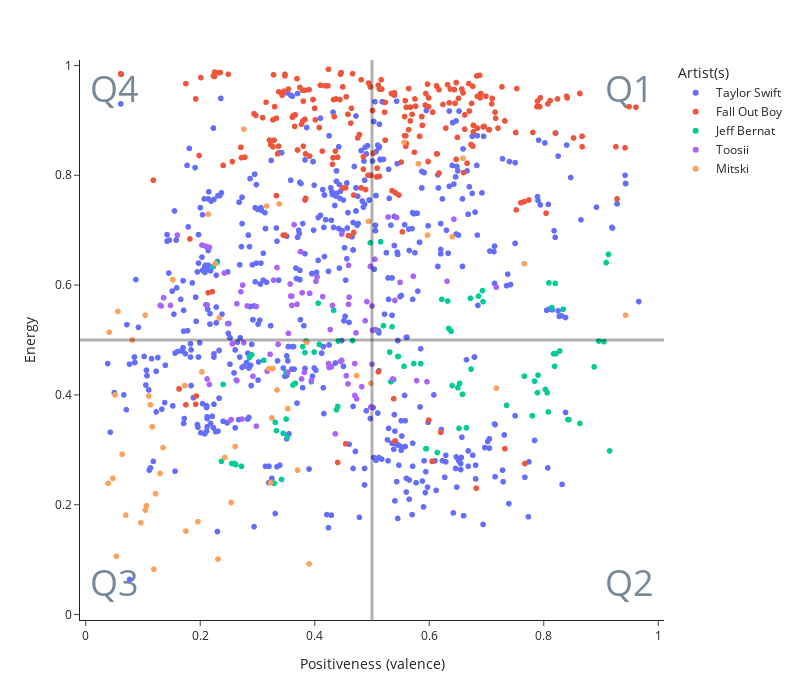

Source (notebook cell):
### Code cell
random=0
all=0
particular=1


#Random artist comparison
if random==1:
    all=0
    particular=0
    random1=allnames.sample()
    random2=allnames.sample()
    artist_names=[random1.iloc[0],random2.iloc[0]]

#All artists
if all==1:
    random=0
    particular=0
    artist_names=['Bruno Mars','Daniel Caesar','Billie Eilish','Nicki Minaj','Ariana Grande','Taylor Swift',
                  'Lorde','Queen','Tyler, The Creator','Fall Out Boy','NF','GOT7','Melanie Martinez','Harry Styles',
                  'Rihanna','Rod Wave','Kendrick Lamar','Rex Orange County','Jeff Bernat','Mac Ayres','Toosii',
                  'Lil Tjay','Polo G','Central Cee','Digga D','BTS','Mitski','The Strokes']

#Enter artist names here, spelling counts.
if particular==1:
    all=0
    random=0
    #artist_names=[]
    artist_names=['Toosii','Fall Out Boy', 'Mitski','Jeff Bernat','Taylor Swift']

#This section plots the data in plotly, from the pandas dataframe "dataset".
datafilter=dataset.loc[dataset['artist_name'].isin(artist_names)]
fig = px.scatter(datafilter,x="valence", y="energy",hover_data=['track_name'],color="artist_name", 
                 labels={"track_name":"Song Title","valence":"Positiveness (valence)",
                         "energy":"Energy","artist_name":"Artist(s)"},
                width=800,height=700)
#Set axes and labels for axes
fig.update_yaxes(range=[-0.01, 1.01])
fig.update_xaxes(range=[-0.01, 1.01])
fig.update_xaxes(title_text='Positiveness (valence)')
fig.update_yaxes(title_text='Energy')
#Add quadrant dividing lines
fig.add_hline(y=0.5, line_width=3)
fig.add_vline(x=0.5, line_width=3)
#Label the quadrants
fig.add_trace(go.Scatter(
    x=[0.05, 0.05, 0.95, 0.95],
    y=[0.05, 0.95, 0.05, 0.95],
    mode="text",
    name="Text",
    text=["Q3", "Q4", "Q2","Q1"],
    textfont=dict(size=36,color="lightslategrey"),
    textposition="middle center",showlegend=False
))
fig.update_layout(template="simple_white")

#Save plot as html file and open in browser.
if all==1:
    fig.write_html('all'+'.html', auto_open=True)
if random==1:
    fig.write_html(''.join(artist_names)+'.html', auto_open=True)
if particular==1:
    fig.write_html(''.join(artist_names)+'.html', auto_open=True)
#Show plot below in python.
fig.show()

### Figure 1 — Plotly figure (JSON) as saved in the notebook; plotly's stock layout.template omitted (floating-point values rounded to 4 significant figures; data arrays with more than 128 entries replaced by an {"elided": "..."} marker saying what was removed)
{"data": [{"customdata": {"elided": "649x1 str values"}, "hovertemplate": "Artist(s)=Taylor Swift<br>Positiveness (valence)=%{x}<br>Energy=%{y}<br>Song Title=%{customdata[0]}<extra></extra>", "legendgroup": "Taylor Swift", "marker": {"color": "#636efa", "symbol": "circle"}, "mode": "markers", "name": "Taylor Swift", "showlegend": true, "type": "scattergl", "x": {"elided": "649 float values"}, "xaxis": "x", "y": {"elided": "649 float values"}, "yaxis": "y"}, {"customdata": {"elided": "319x1 str values"}, "hovertemplate": "Artist(s)=Fall Out Boy<br>Positiveness (valence)=%{x}<br>Energy=%{y}<br>Song Title=%{customdata[0]}<extra></extra>", "legendgroup": "Fall Out Boy", "marker": {"color": "#EF553B", "symbol": "circle"}, "mode": "markers", "name": "Fall Out Boy", "showlegend": true, "type": "scattergl", "x": {"elided": "319 float values"}, "xaxis": "x", "y": {"elided": "319 float values"}, "yaxis": "y"}, {"customdata": [["Situations"], ["In The Mood"], ["West Coast Getaway"], ["Slow Jam Hour - Interlude"], ["Come Thru"], ["Birthday Suit"], ["Once Upon A Time"], ["You Could Be - Interlude"], ["Hypnotized"], ["Reassurance"], ["Other Half"], ["Miles In Between"], ["Situations"], ["In the Mood"], ["West Coast Getaway (Feat. The Cool Kids)"], ["Slow Jam Hour (Interlude)"], ["Come Thru (Feat. Asher Roth)"], ["Birthday Suit"], ["Once Upon a Time"], ["You Could Be (Interlude)"], ["Hypnotized (Feat. Blu)"], ["Reassurance"], ["Other Half"], ["Miles In Between (Feat. Joyce Wrice)"], ["Situations"], ["In the Mood"], ["West Coast Getaway (feat. the Cool Kids)"], ["Slow Jam Hour (Interlude)"], ["Come Thru (feat. Asher Roth)"], ["Birthday Suit"], ["Once Upon a Time"], ["You Could Be (Interlude)"], ["Hypnotized (feat. Blu)"], ["Reassurance"], ["Other Half"], ["Miles in Between (feat. Joyce Wrice)"], ["For You (Intro)"], ["This And That"], ["What` Cha Need"], ["Lapdance"], ["No Time For Sleep (Interlude)"], ["Love Affair"], ["Back Seat"], ["If I Could"], ["Queen"], ["Think Of The Time"], ["I Remember When"], ["Intro"], ["First Class"], ["Workflow (feat. Dumbfoundead)"], ["Higher"], ["Heaven Sent"], ["Pillow Talk"], ["Boogie Down"], ["Lavish"], ["Mind vs Heart"], ["Dream Team"], ["Plenty of Reasons"], ["Various Places"], ["Intro"], ["First Class"], ["Workflow (Feat. Dumbfoundead)"], ["Higher"], ["Heaven Sent"], ["Pillow Talk"], ["Boogie Down"], ["Lavish"], ["Mind VS Heart"], ["Dream Team"], ["Plenty Of Reasons"], ["Various Places"], ["Bonjour (Intro)"], ["Cool Girls"], ["Just Vibe"], ["Doesn`t Matter"], ["My Dear"], ["Ms. Seductive"], ["Girl At The Coffee Shop"], ["If You Wonder"], ["Call You Mine (Feat. Geologic Of The Blue Scholars)"], ["Groovin`"], ["Moonlight Chemistry"], ["With Love (Feat. Mosaek)"], ["Bonjour (Intro)"], ["Cool Girls"], ["Just Vibe"], ["Doesn't Matter"], ["My Dear"], ["Ms. Seductive"], ["Girl At The Coffee Shop"], ["If You Wonder"], ["Call You Mine (feat. Geologic Of The Blue Scholars)"], ["Groovin'"], ["Moonlight Chemistry"], ["With Love (feat. Mosaek)"]], "hovertemplate": "Artist(s)=Jeff Bernat<br>Positiveness (valence)=%{x}<br>Energy=%{y}<br>Song Title=%{customdata[0]}<extra></extra>", "legendgroup": "Jeff Bernat", "marker": {"color": "#00cc96", "symbol": "circle"}, "mode": "markers", "name": "Jeff Bernat", "showlegend": true, "type": "scattergl", "x": [0.379, 0.408, 0.834, 0.653, 0.342, 0.808, 0.614, 0.828, 0.863, 0.573, 0.394, 0.272, 0.383, 0.385, 0.814, 0.658, 0.329, 0.78, 0.595, 0.817, 0.842, 0.546, 0.362, 0.26, 0.399, 0.385, 0.814, 0.658, 0.329, 0.78, 0.594, 0.821, 0.844, 0.545, 0.366, 0.255, 0.406, 0.915, 0.535, 0.24, 0.345, 0.35, 0.433, 0.531, 0.735, 0.311, 0.673, 0.29, 0.693, 0.79, 0.441, 0.237, 0.686, 0.65, 0.789, 0.533, 0.44, 0.913, 0.665, 0.286, 0.694, 0.766, 0.466, 0.262, 0.672, 0.64, 0.784, 0.538, 0.438, 0.909, 0.652, 0.819, 0.82, 0.806, 0.507, 0.352, 0.35, 0.497, 0.638, 0.622, 0.905, 0.229, 0.585, 0.888, 0.809, 0.803, 0.52, 0.333, 0.331, 0.515, 0.634, 0.632, 0.896, 0.223, 0.556], "xaxis": "x", "y": [0.488, 0.492, 0.556, 0.421, 0.246, 0.369, 0.295, 0.48, 0.348, 0.457, 0.424, 0.27, 0.477, 0.498, 0.559, 0.401, 0.239, 0.362, 0.302, 0.475, 0.355, 0.47, 0.418, 0.275, 0.478, 0.498, 0.559, 0.401, 0.239, 0.362, 0.302, 0.475, 0.355, 0.47, 0.421, 0.275, 0.567, 0.298, 0.524, 0.419, 0.33, 0.441, 0.554, 0.478, 0.381, 0.463, 0.447, 0.473, 0.59, 0.436, 0.498, 0.279, 0.58, 0.413, 0.404, 0.424, 0.379, 0.656, 0.34, 0.468, 0.57, 0.434, 0.499, 0.273, 0.576, 0.417, 0.425, 0.428, 0.373, 0.641, 0.339, 0.452, 0.603, 0.404, 0.518, 0.323, 0.356, 0.677, 0.516, 0.574, 0.497, 0.641, 0.457, 0.451, 0.604, 0.41, 0.526, 0.335, 0.35, 0.679, 0.521, 0.571, 0.498, 0.634, 0.452], "yaxis": "y"}, {"customdata": [["Sinners Prayer"], ["Walking Again"], ["Floating"], ["Right Now"], ["Euphoria"], ["Sapiosexual"], ["Friend Zone"], ["Blitz"], ["Nightmares (feat. Lil Durk)"], ["Psalm 51"], ["Don’t Tell"], ["Calls"], ["Poetic Pain"], ["Love Cycle (with Summer Walker)"], ["No Lies"], ["Telly Telly"], ["Witchcraft"], ["Sinners Prayer"], ["Walking Again"], ["Floating"], ["Right Now"], ["Euphoria"], ["Sapiosexual"], ["Friend Zone"], ["Blitz"], ["Nightmares"], ["Psalm 51"], ["Don't Tell"], ["Calls"], ["Poetic Pain"], ["Love Cycle"], ["No Lies"], ["Telly Telly"], ["Witchcraft"], ["Why You Think"], ["Sky Red"], ["Truth Be Told"], ["Red Lights"], ["Back From The Dead"], ["Pain Killers"], ["Mercedez"], ["Love Cycle"], ["Patek Water"], ["Down To Ride"], ["Choir Music"], ["Not Easy"], ["Other Side"], ["Why You Think"], ["Sky Red"], ["Truth Be Told"], ["Red Lights"], ["Back From The Dead"], ["Pain Killers"], ["Mercedez"], ["Love Cycle"], ["Patek Water"], ["Down To Ride"], ["Choir Music"], ["Not Easy"], ["Other Side"], ["Who Dat"], ["Turmoil"], ["Leah"], ["4ourty"], ["Leah, Pt. 2"], ["Pesos"], ["Wicked Feelings"], ["Opps"], ["Life Of Crime"], ["Russian Roulette"], ["Who Dat"], ["Turmoil"], ["Leah"], ["4ourty"], ["Leah, Pt. 2"], ["Pesos"], ["Wicked Feelings"], ["Opps"], ["Life of Crime"], ["Russian Roulette"], ["For the Family"], ["On My Ass"], ["My City"], ["Pain"], ["Made For"], ["On Me"], ["Paparazzi"]], "hovertemplate": "Artist(s)=Toosii<br>Positiveness (valence)=%{x}<br>Energy=%{y}<br>Song Title=%{customdata[0]}<extra></extra>", "legendgroup": "Toosii", "marker": {"color": "#ab63fa", "symbol": "circle"}, "mode": "markers", "name": "Toosii", "showlegend": true, "type": "scattergl", "x": [0.298, 0.458, 0.596, 0.353, 0.36, 0.377, 0.322, 0.549, 0.506, 0.528, 0.391, 0.47, 0.334, 0.429, 0.472, 0.273, 0.5, 0.253, 0.482, 0.578, 0.317, 0.357, 0.382, 0.336, 0.497, 0.501, 0.543, 0.328, 0.473, 0.242, 0.424, 0.488, 0.254, 0.54, 0.274, 0.536, 0.425, 0.447, 0.264, 0.209, 0.375, 0.498, 0.282, 0.276, 0.5, 0.248, 0.216, 0.271, 0.455, 0.394, 0.505, 0.292, 0.16, 0.364, 0.436, 0.298, 0.256, 0.47, 0.427, 0.212, 0.631, 0.36, 0.216, 0.445, 0.358, 0.431, 0.148, 0.402, 0.132, 0.643, 0.717, 0.369, 0.203, 0.447, 0.378, 0.459, 0.136, 0.404, 0.13, 0.572, 0.264, 0.414, 0.459, 0.491, 0.212, 0.354, 0.46], "xaxis": "x", "y": [0.343, 0.42, 0.424, 0.441, 0.58, 0.429, 0.474, 0.605, 0.519, 0.724, 0.585, 0.399, 0.632, 0.451, 0.513, 0.356, 0.562, 0.354, 0.415, 0.426, 0.443, 0.602, 0.441, 0.492, 0.634, 0.518, 0.723, 0.609, 0.393, 0.622, 0.457, 0.535, 0.355, 0.572, 0.6, 0.429, 0.45, 0.693, 0.426, 0.671, 0.661, 0.378, 0.562, 0.495, 0.456, 0.53, 0.419, 0.588, 0.435, 0.426, 0.647, 0.434, 0.691, 0.71, 0.329, 0.561, 0.493, 0.457, 0.519, 0.429, 0.607, 0.563, 0.669, 0.461, 0.58, 0.563, 0.563, 0.607, 0.562, 0.72, 0.596, 0.565, 0.673, 0.463, 0.586, 0.565, 0.577, 0.615, 0.563, 0.616, 0.566, 0.579, 0.636, 0.57, 0.564, 0.512, 0.578], "yaxis": "y"}, {"customdata": [["Geyser"], ["Why Didn't You Stop Me?"], ["Old Friend"], ["A Pearl"], ["Lonesome Love"], ["Remember My Name"], ["Me and My Husband"], ["Come into the Water"], ["Nobody"], ["Pink in the Night"], ["A Horse Named Cold Air"], ["Washing Machine Heart"], ["Blue Light"], ["Two Slow Dancers"], ["Happy"], ["Dan the Dancer"], ["Once More to See You"], ["Fireworks"], ["Your Best American Girl"], ["I Bet on Losing Dogs"], ["My Body's Made of Crushed Little Stars"], ["Thursday Girl"], ["A Loving Feeling"], ["Crack Baby"], ["A Burning Hill"], ["Texas Reznikoff"], ["Townie"], ["First Love / Late Spring"], ["Francis Forever"], ["I Don't Smoke"], ["Jobless Monday"], ["Drunk Walk Home"], ["I Will"], ["Carry Me Out"], ["Last Words of a Shooting Star"], ["Goodbye, My Danish Sweetheart"], ["Shame"], ["Because Dreaming Costs Money, My Dear"], ["Humpty"], ["Circle"], ["I Want You"], ["Square"], ["Strawberry Blond"], ["Class of 2013"], ["Square (Solo Piano Version)"], ["Shame (Jammin' Out Solo Version)"], ["Liquid Smooth"], ["Eric"], ["Brand New City"], ["Real Men"], ["Wife"], ["Abbey"], ["Bag of Bones"], ["Door"], ["Pearl Diver"]], "hovertemplate": "Artist(s)=Mitski<br>Positiveness (valence)=%{x}<br>Energy=%{y}<br>Song Title=%{customdata[0]}<extra></extra>", "legendgroup": "Mitski", "marker": {"color": "#FFA15A", "symbol": "circle"}, "mode": "markers", "name": "Mitski", "showlegend": true, "type": "scattergl", "x": [0.152, 0.556, 0.327, 0.226, 0.214, 0.597, 0.766, 0.353, 0.494, 0.11, 0.119, 0.581, 0.173, 0.0535, 0.041, 0.64, 0.334, 0.135, 0.13, 0.386, 0.316, 0.0512, 0.338, 0.0562, 0.104, 0.37, 0.276, 0.104, 0.32, 0.233, 0.203, 0.325, 0.261, 0.113, 0.0961, 0.473, 0.0699, 0.196, 0.243, 0.0473, 0.0635, 0.106, 0.943, 0.122, 0.498, 0.0813, 0.116, 0.0391, 0.659, 0.717, 0.231, 0.254, 0.323, 0.39, 0.175], "xaxis": "x", "y": [0.61, 0.86, 0.448, 0.639, 0.729, 0.691, 0.639, 0.375, 0.716, 0.398, 0.0826, 0.821, 0.417, 0.106, 0.514, 0.688, 0.409, 0.304, 0.257, 0.496, 0.744, 0.4, 0.748, 0.552, 0.19, 0.263, 0.884, 0.545, 0.448, 0.54, 0.442, 0.358, 0.306, 0.382, 0.167, 0.435, 0.181, 0.169, 0.286, 0.248, 0.292, 0.198, 0.545, 0.22, 0.421, 0.5, 0.342, 0.239, 0.831, 0.412, 0.101, 0.204, 0.24, 0.0922, 0.152], "yaxis": "y"}, {"mode": "text", "name": "Text", "showlegend": false, "text": ["Q3", "Q4", "Q2", "Q1"], "textfont": {"color": "lightslategrey", "size": 36}, "textposition": "middle center", "type": "scatter", "x": [0.05, 0.05, 0.95, 0.95], "y": [0.05, 0.95, 0.05, 0.95]}], "layout": {"height": 700, "legend": {"title": {"text": "Artist(s)"}, "tracegroupgap": 0}, "margin": {"t": 60}, "shapes": [{"line": {"width": 3}, "type": "line", "x0": 0, "x1": 1, "xref": "x domain", "y0": 0.5, "y1": 0.5, "yref": "y"}, {"line": {"width": 3}, "type": "line", "x0": 0.5, "x1": 0.5, "xref": "x", "y0": 0, "y1": 1, "yref": "y domain"}], "width": 800, "xaxis": {"anchor": "y", "domain": [0, 1], "range": [-0.01, 1.01], "title": {"text": "Positiveness (valence)"}}, "yaxis": {"anchor": "x", "domain": [0, 1], "range": [-0.01, 1.01], "title": {"text": "Energy"}}}}
